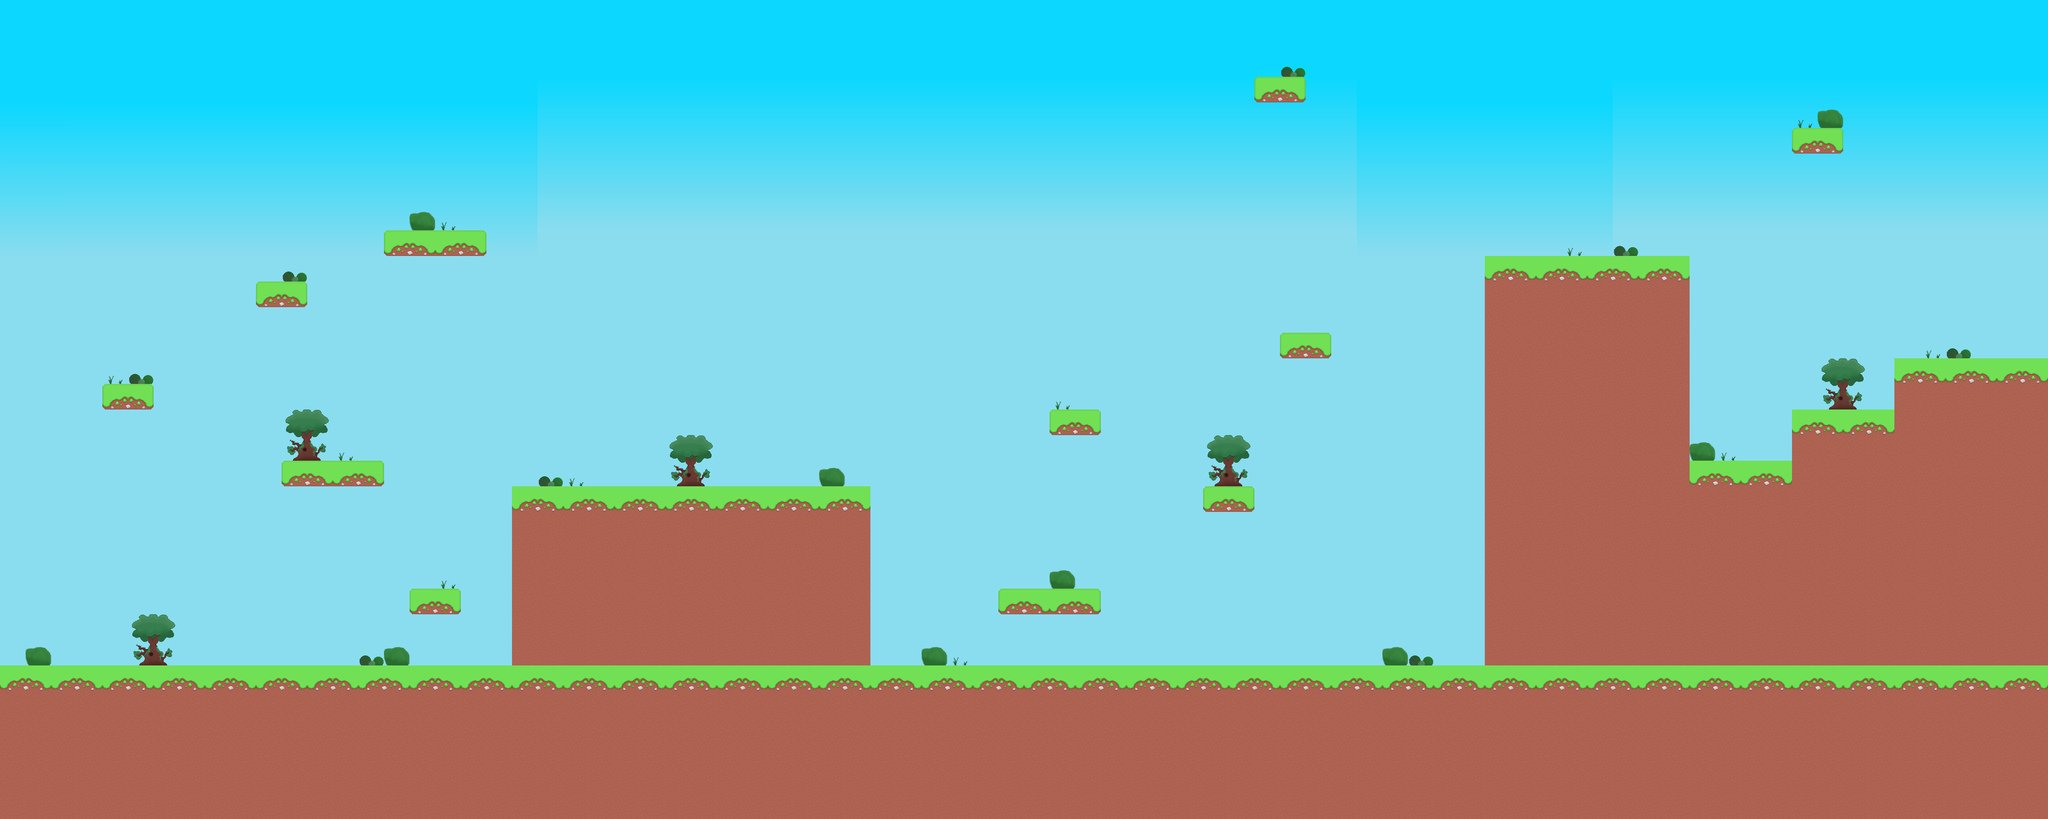

A level layout from a 2D game, rendered from its tile map. Below: a short description, then the map file with tile-grid data replaced by summaries:
An orthogonal 80x32 tile map with 64x64 px tiles, 3 tile layers (backgroundimg, background, collision), 5 tilesets and 37 objects (28x Spawn, 9x Enemy).

<map version="1.0" tiledversion="1.1.6" orientation="orthogonal" renderorder="right-down" width="80" height="32" tilewidth="64" tileheight="64" infinite="0" nextobjectid="47">
 <tileset firstgid="1" name="tilesheet" tilewidth="64" tileheight="64" tilecount="64" columns="8">
  <image source="tileset.png" width="512" height="512" />
  <tile id="0">
   <properties>
    <property name="collides" type="bool" value="true" />
   </properties>
  </tile>
  <tile id="1">
   <properties>
    <property name="collides" type="bool" value="true" />
   </properties>
  </tile>
  <tile id="2">
   <properties>
    <property name="collides" type="bool" value="true" />
   </properties>
  </tile>
  <tile id="3">
   <properties>
    <property name="collides" type="bool" value="true" />
   </properties>
  </tile>
  <tile id="4">
   <properties>
    <property name="collides" type="bool" value="true" />
   </properties>
  </tile>
  <tile id="5">
   <properties>
    <property name="collides" type="bool" value="true" />
   </properties>
  </tile>
  <tile id="6">
   <properties>
    <property name="collides" type="bool" value="true" />
   </properties>
  </tile>
  <tile id="7">
   <properties>
    <property name="collides" type="bool" value="true" />
   </properties>
  </tile>
  <tile id="8">
   <properties>
    <property name="collides" type="bool" value="true" />
   </properties>
  </tile>
  <tile id="9">
   <properties>
    <property name="collides" type="bool" value="true" />
   </properties>
  </tile>
  <tile id="10">
   <properties>
    <property name="collides" type="bool" value="true" />
   </properties>
  </tile>
  <tile id="11">
   <properties>
    <property name="collides" type="bool" value="true" />
   </properties>
  </tile>
  <tile id="12">
   <properties>
    <property name="collides" type="bool" value="true" />
   </properties>
  </tile>
  <tile id="13">
   <properties>
    <property name="collides" type="bool" value="true" />
   </properties>
  </tile>
  <tile id="14">
   <properties>
    <property name="collides" type="bool" value="true" />
   </properties>
  </tile>
  <tile id="15">
   <properties>
    <property name="collides" type="bool" value="true" />
   </properties>
  </tile>
 </tileset>
 <tileset firstgid="65" name="tilesheet" tilewidth="64" tileheight="64" tilecount="64" columns="8">
  <image source="tileset.png" width="512" height="512" />
 </tileset>
 <tileset firstgid="129" name="assets" tilewidth="64" tileheight="64" tilecount="25" columns="5">
  <image source="assets.png" width="320" height="320" />
 </tileset>
 <tileset firstgid="154" name="assets" tilewidth="64" tileheight="64" tilecount="25" columns="5">
  <image source="assets.png" width="320" height="320" />
 </tileset>
 <tileset firstgid="179" name="sky" tilewidth="64" tileheight="64" tilecount="600" columns="20">
  <image source="Sky.png" width="1280" height="1920" />
 </tileset>
 <layer name="backgroundimg" width="80" height="32">
  <data>[2560 cells, 2558 non-empty, 60 distinct tile ids]</data>
 </layer>
 <layer name="background" width="80" height="32">
  <data>[2560 cells, 132 non-empty, 9 distinct tile ids]</data>
 </layer>
 <layer name="collision" width="80" height="32">
  <data>[2560 cells, 794 non-empty, 7 distinct tile ids]</data>
 </layer>
 <objectgroup name="object">
  <object id="1" name="LevelEnd" type="Spawn" x="4992" y="704">
   <point />
  </object>
  <object id="3" name="playerSpawn" type="Spawn" x="256" y="1472">
   <point />
  </object>
  <object id="5" name="coin" type="Spawn" x="320" y="896">
   <point />
  </object>
  <object id="6" name="coin" type="Spawn" x="832" y="1088">
   <point />
  </object>
  <object id="7" name="coin" type="Spawn" x="640" y="1600">
   <point />
  </object>
  <object id="8" name="coin" type="Spawn" x="704" y="1600">
   <point />
  </object>
  <object id="9" name="coin" type="Spawn" x="768" y="1600">
   <point />
  </object>
  <object id="10" name="coin" type="Spawn" x="1728" y="1152">
   <point />
  </object>
  <object id="11" name="coin" type="Spawn" x="1792" y="1152">
   <point />
  </object>
  <object id="12" name="coin" type="Spawn" x="1664" y="1152">
   <point />
  </object>
  <object id="13" name="coin" type="Spawn" x="1536" y="1600">
   <point />
  </object>
  <object id="14" name="coin" type="Spawn" x="1728" y="1600">
   <point />
  </object>
  <object id="15" name="coin" type="Spawn" x="1920" y="1600">
   <point />
  </object>
  <object id="16" name="coin" type="Spawn" x="704" y="640">
   <point />
  </object>
  <object id="17" name="coin" type="Spawn" x="1024" y="512">
   <point />
  </object>
  <object id="18" name="coin" type="Spawn" x="1152" y="512">
   <point />
  </object>
  <object id="19" name="coin" type="Spawn" x="2688" y="960">
   <point />
  </object>
  <object id="20" name="coin" type="Spawn" x="2560" y="1408">
   <point />
  </object>
  <object id="21" name="coin" type="Spawn" x="2688" y="1408">
   <point />
  </object>
  <object id="22" name="coin" type="Spawn" x="3072" y="1152">
   <point />
  </object>
  <object id="26" name="coin" type="Spawn" x="3264" y="768">
   <point />
  </object>
  <object id="27" name="coin" type="Spawn" x="3200" y="128">
   <point />
  </object>
  <object id="28" name="coin" type="Spawn" x="4544" y="256">
   <point />
  </object>
  <object id="29" name="coin" type="Spawn" x="4352" y="1024">
   <point />
  </object>
  <object id="30" name="coin" type="Spawn" x="4608" y="960">
   <point />
  </object>
  <object id="31" name="coin" type="Spawn" x="4096" y="576">
   <point />
  </object>
  <object id="32" name="coin" type="Spawn" x="3968" y="576">
   <point />
  </object>
  <object id="33" name="coin" type="Spawn" x="3840" y="576">
   <point />
  </object>
  <object id="34" name="Squirrel" type="Enemy" x="1536" y="1088">
   <point />
  </object>
  <object id="38" name="Squirrel" type="Enemy" x="1920" y="1088">
   <point />
  </object>
  <object id="39" name="Squirrel" type="Enemy" x="1920" y="1536">
   <point />
  </object>
  <object id="40" name="Squirrel" type="Enemy" x="2624" y="1280">
   <point />
  </object>
  <object id="42" name="Squirrel" type="Enemy" x="3968" y="512">
   <point />
  </object>
  <object id="43" name="Squirrel" type="Enemy" x="3008" y="1536">
   <point />
  </object>
  <object id="44" name="Squirrel" type="Enemy" x="3328" y="1536">
   <point />
  </object>
  <object id="45" name="Squirrel" type="Enemy" x="704" y="1472">
   <point />
  </object>
  <object id="46" name="Squirrel" type="Enemy" x="1536" y="1536">
   <point />
  </object>
 </objectgroup>
</map>